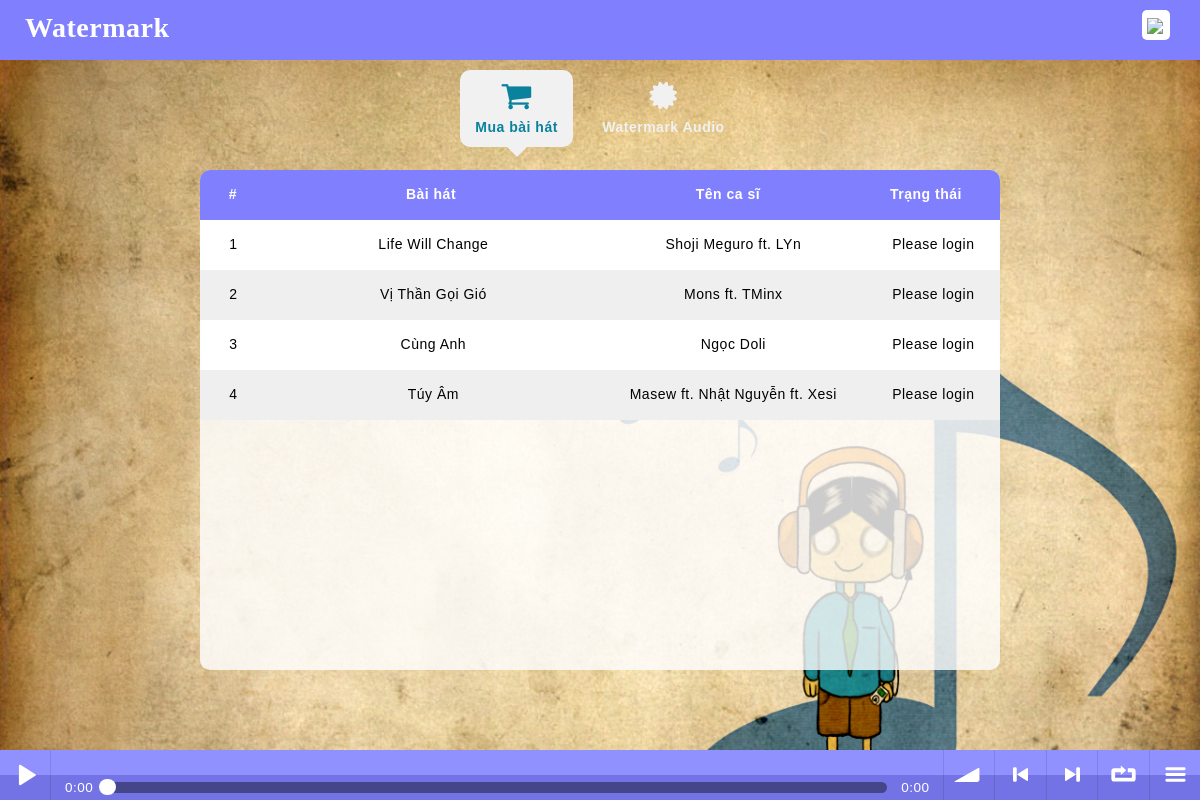
The page / on the database its author committed.
### tables this page shows
CREATE TABLE `siteinfo` (
  `companyname` varchar(128) NOT NULL,
  `slogan` varchar(256) DEFAULT NULL,
  `seokeywords` varchar(128) DEFAULT NULL,
  `seodescription` varchar(256) DEFAULT NULL,
  `facebook` varchar(128) DEFAULT NULL,
  `logo` varchar(32) NOT NULL,
  `copyright` varchar(128) NOT NULL,
  `copyright_ln2` varchar(128) DEFAULT NULL
);

CREATE TABLE `multimedia` (
  `id` varchar(64) NOT NULL,
  `parentid` varchar(64) DEFAULT NULL,
  `song` varchar(256) DEFAULT NULL,
  `singer` varchar(128) DEFAULT NULL,
  `url` varchar(256) NOT NULL,
  `type` varchar(32) NOT NULL,
  `owner` varchar(32) NOT NULL
);

### index.php (the view, shortened to what this page needs)
<!DOCTYPE html>
<html>
	<?php
		include "connectdb.php";
		$qr = $conn->prepare("select siteinfo.companyname as companyname, siteinfo.slogan as slogan, siteinfo.seokeywords as seokeywords, siteinfo.seodescription as seodescription, siteinfo.facebook as facebook, multimedia.url as logo, siteinfo.copyright as copyright, siteinfo.copyright_ln2 as copyright_ln2 from siteinfo, multimedia where siteinfo.logo = multimedia.id limit 1;");
		$qr->execute();
		$rs_siteinfo = $qr->fetch();
		$qr = $conn->prepare("select id, song, singer from multimedia where type = 'music' and owner = 'administrator';");
		$qr->execute();
		$rs_allsongs = $qr->fetchAll();
	?>
	<head>
		<link rel="stylesheet" href="https://maxcdn.bootstrapcdn.com/bootstrap/3.3.7/css/bootstrap.min.css" />
		<link rel="stylesheet" href="https://cdnjs.cloudflare.com/ajax/libs/font-awesome/4.7.0/css/font-awesome.min.css" />
		<link rel="stylesheet" href="animate.css" />
		<link rel="stylesheet" href="soundmanager2/css/bar-ui.css">
		<link rel="stylesheet" href="style.css" />
	</head>
	<body>
		<section class="navbar">
		    <div class="container">
				<div class="navbar-header">
					<a class="navbar-brand navbar-brand-image" href="/" title="<?php echo ($rs_siteinfo['companyname']); ?>"><?php echo ($rs_siteinfo['companyname']); ?></a>
				</div>
				<?php
					if (isset($_SESSION['user'])){
						echo "<a id=\"goto-login\" href=\"logout.php\" title=\"Thoát\"><img src=\"picture/goto-login.png\"/></a>";
						echo "<p id=\"username\">" . $_SESSION['user'] . "!</p>";
					}
					else{
						echo "<a id=\"goto-login\" href=\"login.php\" title=\"Đăng nhập\"><img src=\"picture/goto-login.png\"/></a>";
					}
				?>
		    </div>
		</section>
		<section class="mainbar">
		    <div class="container">
		      	<ul class="nav mainbar-list wow fadeInDown" data-wow-duration="0.5s">
		        	<li id="buy-more-song" class="active">
		          		<a class="highlight" href="#buymoresong" title="Buy more songs">
		            		<i class="fa fa-shopping-cart"></i> Mua bài hát
		          		</a>
		       		</li>
		       		<li id="get-signature">
		          		<a href="#getsignature" title="Get signature">
		            		<i class="fa fa-certificate"></i> Watermark Audio
		          		</a>
		       		</li>
		      </ul>
		    </div>
		</section>
		<div class="mycontent">
			<table class="songstable">
				<thead>
					<tr>
						<th class="col-xs-1">#</th>
						<th class="col-xs-5">Bài hát</th>
						<th class="col-xs-4">Tên ca sĩ</th>
						<th class="col-xs-2">Trạng thái</th>
					</tr>
				</thead>
				<tbody class="songstable_scrollbar">
					<?php
						$i = 1;
						foreach ($rs_allsongs as $key => $value) {
							echo "<tr class=\"" . ($i % 2 ? "odd" : "even") . "\">
									<td class=\"col-xs-1\">" . $i . "</td>
									<td class=\"col-xs-5\">" . $value['song'] . "</td>
									<td class=\"col-xs-4\">" . $value['singer'] . "</td>
									<td class=\"col-xs-2\">";
							if (isset($_SESSION['user'])){
								$qr = $conn->prepare("select id from multimedia where type = 'music' and owner = '" . $_SESSION['user'] .  "' and parentid = '" . $value['id'] . "' limit 1;");
								$qr->execute();
								$rs_isLicenced = $qr->fetch();
								if ($rs_isLicenced['id'] == ""){
									echo "<button id=\"" . $value['id'] . "\" class=\"btn btn-danger btn-mini btnbuysong\"><i class=\"fa fa-shopping-cart\"></i></button>";
								}
								else{
									echo "Licenced";
								}
							}
							else{
								echo "Please login";
							}
							echo "	</td>
								</tr>";
							$i++;
						}
					?>
				</tbody>
			</table>
		</div>
		<div class="sm2-bar-ui full-width fixed">
 			<div class="bd sm2-main-controls">
				<div class="sm2-inline-gradient"></div>
  				<div class="sm2-inline-element sm2-button-element">
					<div class="sm2-button-bd">
						<a href="#play" class="sm2-inline-button sm2-icon-play-pause">Play / pause</a>
					</div>
  				</div>
  				<div class="sm2-inline-element sm2-inline-status">
					<div class="sm2-playlist">
						<div class="sm2-playlist-target">
						</div>
					</div>
					<div class="sm2-progress">
						<div class="sm2-row">
							<div class="sm2-inline-time">0:00</div>
							<div class="sm2-progress-bd">
								<div class="sm2-progress-track">
									<div class="sm2-progress-ball"><div class="icon-overlay"></div></div>
								</div>
							</div>
							<div class="sm2-inline-duration">0:00</div>
						</div>
					</div>
				</div>
				<div class="sm2-inline-element sm2-button-element sm2-volume">
					<div class="sm2-button-bd">
						<a href="#volume" class="sm2-inline-button sm2-volume-control">volume</a>
					</div>
				</div>
				<div class="sm2-inline-element sm2-button-element">
					<div class="sm2-button-bd">
						<a href="#prev" title="Previous" class="sm2-inline-button sm2-icon-previous">&lt; previous</a>
					</div>
				</div>
				<div class="sm2-inline-element sm2-button-element">
					<div class="sm2-button-bd">
						<a href="#next" title="Next" class="sm2-inline-button sm2-icon-next">&gt; next</a>
					</div>
				</div>
				<div class="sm2-inline-element sm2-button-element">
					<div class="sm2-button-bd">
						<a href="#repeat" title="Repeat playlist" class="sm2-inline-button sm2-icon-repeat">&infin; repeat</a>
					</div>
				</div>
				<div class="sm2-inline-element sm2-button-element sm2-menu">
					<div class="sm2-button-bd">
						<a href="#menu" class="sm2-inline-button sm2-icon-menu">menu</a>
					</div>
				</div>
			</div>
		</div>
	</body>
</html>

### style.css (style rules this page uses)
html, body { height: 100%; font-family: 'Tahoma', sans-serif; font-size:14px; color: #333; letter-spacing: 0.5px; }
body { background: url("picture/bg-body.jpg"); background-size: cover; }
a { text-decoration: none; }
.navbar { position: fixed; z-index: 1001; top: 0px; left: 0px; margin: 0px; width: 100%; height: 60px; min-height: 60px; background: #8080ff; background-size: cover; background-repeat: none; border-radius: 0px; border: none; }
.navbar .container { height: 100%; }
.navbar-header { float: left; height: 100%; margin: 0px; padding: 0px; }
.navbar-brand { height: 100%; margin: 0px; margin-top: 18px; padding: 0px; padding-left: 10px; font-family: 'Tahoma', cursive; font-size: 28px; font-weight: 600; color: #fff; white-space: nowrap; }
#goto-login { float: right; margin: 0px; margin-top: 10px; padding: 5px; background-color: #FFF; border-radius: 5px; overflow: hidden; }
#goto-login img { height: 30px; margin: 0px; margin-right: 2.5px; }
.mainbar { position: fixed; top: 60px; left: 0px; margin: 0px; padding: 0px; width: 100%; height: auto; text-align: center; }
.mainbar-list { padding: 10px; padding-bottom: 20px; }
.mainbar-list li { height: 100%; min-width: 100px; margin: 0px 5px; display: inline-block; }
.mainbar-list li a { display: block; font-family: 'Tahoma', Verdana, Helvetica, sans-serif; font-weight: 600; transition: all 0.1s ease; -webkit-transition: all 0.1s ease; -moz-transition: all 0.1s ease; -o-transition: all 0.1s ease; }
.mainbar-list li:not(.active) a { color: #f1f1f1; }
.mainbar-list li.active a { background-color: #f1f1f1; border-radius: 10px; color: #0a829d; }
.mainbar-list li.active a:after { position: absolute; top: 100%; left: 50%; margin-left: -10px; border-left: 10px solid transparent; border-right: 10px solid transparent; border-top: 10px solid transparent; border-top-color: #f1f1f1; content: ''; display: inline-block; }
.mainbar-list a i { display: block; margin-bottom: 5px; font-size: 32px; }
.highlight { background:# #000000; }
.mycontent { position: fixed; z-index: 1001; top: 170px; left: 50%; transform: translateX(-50%) !important; width: 800px; height: 500px; background-color: rgba(255, 255, 255, 0.8); border-radius: 10px; overflow: hidden; }
.songstable { width: 100%; }
.songstable thead { width: 100%; }
.songstable tbody { width: 100%; height: 500px; overflow-y: scroll; }
.songstable thead tr { width: 99%; }
.songstable tr { width: 100%; }
.songstable thead, .songstable tbody, .songstable tr, .songstable td, .songstable th { display: inline-block; }
.songstable thead { background:#8080ff; color: #fff; }
.songstable tbody td, .songstable thead > tr> th { float: left; border-bottom-width: 0; }
.songstable>tbody>tr>td, .songstable>tbody>tr>th, .songstable>tfoot>tr>td, .songstable>tfoot>tr>th, .songstable>thead>tr>td, .songstable>thead>tr>th { padding: 8px; height: 50px; text-align: center; line-height: 32px; }
.odd { background: #fff; color: #000; }
.even { background: #efefef; color: #000; }
.sm2-bar-ui { z-index: 1002 !important; font-size: 18px; }
.sm2-bar-ui .sm2-main-controls, .sm2-bar-ui .sm2-playlist-drawer { background-color:#8080ff; }

### rows shown on the page
siteinfo: companyname "Watermark"
multimedia: song "Life Will Change", singer "Shoji Meguro ft. LYn"
multimedia: song "Vị Thần Gọi Gió", singer "Mons ft. TMinx"
multimedia: song "Cùng Anh", singer "Ngọc Doli"
multimedia: song "Túy Âm", singer "Masew ft. Nhật Nguyễn ft. Xesi"
